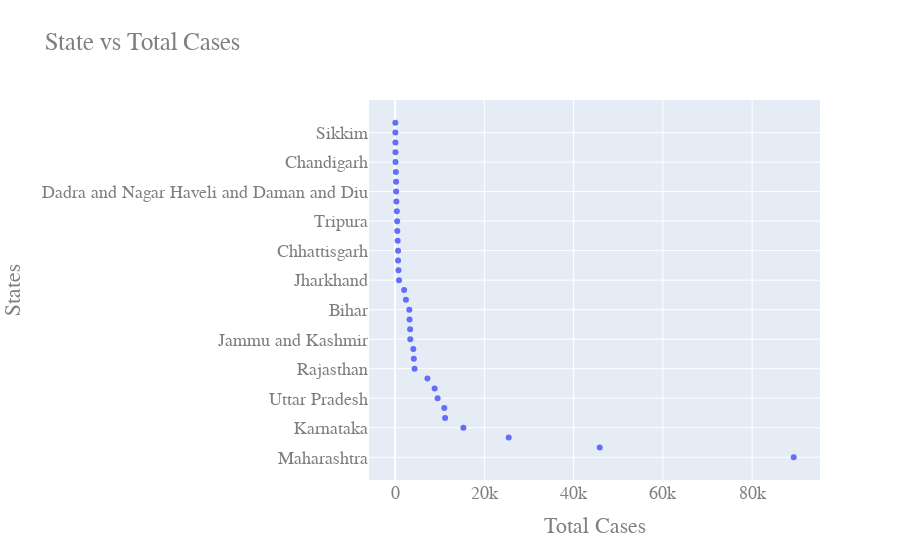

Notebook code cell kept with this figure:
### Code cell
fig = go.Figure() 
fig.add_trace(go.Scatter( # Using Plotly's Scatter Method to plot a graph of States against No. of Cases.
    x= df_state.Confirmed,
    y= df_state['States/UT'],
    mode = 'markers'
))
fig.update_layout(  # Making updates in layout 
    title="State vs Total Cases",
    xaxis_title="Total Cases",
    yaxis_title="States",
    font=dict(
        family="Courier New, monospace",
        size=18,
        color="#7f7f7f"
    )
)

### Figure 1 — Plotly figure (JSON) as saved in the notebook; plotly's stock layout.template omitted (floating-point values rounded to 4 significant figures)
{"data": [{"mode": "markers", "type": "scatter", "x": [89313, 45842, 25449, 15301, 11200, 11012, 9514, 8853, 7243, 4357, 4179, 4075, 3389, 3352, 3237, 3182, 2415, 2020, 870, 739, 659, 650, 566, 482, 455, 382, 282, 222, 204, 169, 86, 72, 64, 55, 36], "y": ["Maharashtra", "Tamil Nadu", "Delhi", "Karnataka", "Andhra Pradesh", "Telangana", "Uttar Pradesh", "Gujarat", "West Bengal", "Rajasthan", "Assam", "Haryana", "Jammu and Kashmir", "Odisha", "Madhya Pradesh", "Bihar", "Kerala", "Punjab", "Jharkhand", "Goa", "Manipur", "Chhattisgarh", "Uttarakhand", "Puducherry", "Tripura", "Nagaland", "Himachal Pradesh", "Dadra and Nagar Haveli and Daman and Diu", "Ladakh", "Arunachal Pradesh", "Chandigarh", "Andaman and Nicobar Islands", "Mizoram", "Sikkim", "Meghalaya"]}], "layout": {"font": {"color": "#7f7f7f", "family": "Courier New, monospace", "size": 18}, "title": {"text": "State vs Total Cases"}, "xaxis": {"title": {"text": "Total Cases"}}, "yaxis": {"title": {"text": "States"}}}}
